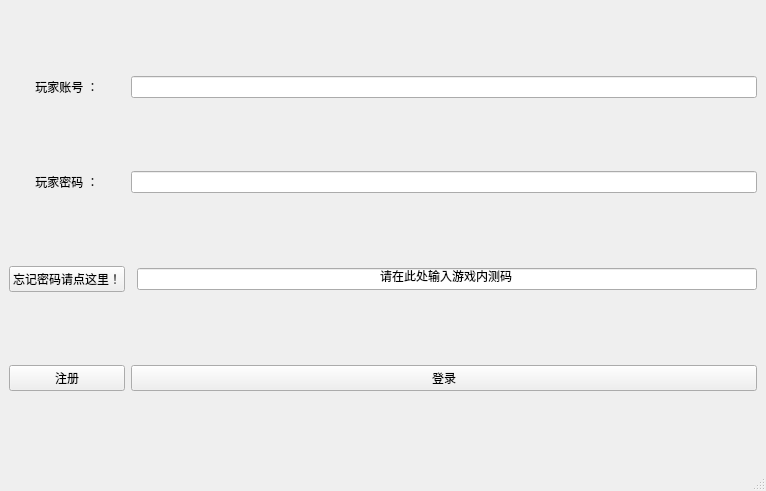
<?xml version="1.0" encoding="UTF-8"?>
<ui version="4.0">
 <class>Log_In</class>
 <widget class="QMainWindow" name="Log_In">
  <property name="geometry">
   <rect>
    <x>0</x>
    <y>0</y>
    <width>766</width>
    <height>491</height>
   </rect>
  </property>
  <property name="windowTitle">
   <string>MainWindow</string>
  </property>
  <widget class="QWidget" name="centralwidget">
   <layout class="QGridLayout" name="gridLayout">
    <item row="0" column="1" colspan="2">
     <widget class="QLineEdit" name="Username">
      <property name="alignment">
       <set>Qt::AlignCenter</set>
      </property>
     </widget>
    </item>
    <item row="1" column="0">
     <widget class="QLabel" name="label_2">
      <property name="text">
       <string>玩家密码 ：</string>
      </property>
      <property name="alignment">
       <set>Qt::AlignCenter</set>
      </property>
     </widget>
    </item>
    <item row="1" column="1" colspan="2">
     <widget class="QLineEdit" name="Pwd">
      <property name="echoMode">
       <enum>QLineEdit::Password</enum>
      </property>
      <property name="alignment">
       <set>Qt::AlignCenter</set>
      </property>
     </widget>
    </item>
    <item row="0" column="0">
     <widget class="QLabel" name="label">
      <property name="text">
       <string>玩家账号 ：</string>
      </property>
      <property name="alignment">
       <set>Qt::AlignCenter</set>
      </property>
     </widget>
    </item>
    <item row="8" column="1" colspan="2">
     <widget class="QPushButton" name="pushButton_login">
      <property name="text">
       <string>登录</string>
      </property>
     </widget>
    </item>
    <item row="8" column="0">
     <widget class="QPushButton" name="pushButton_create">
      <property name="text">
       <string>注册</string>
      </property>
     </widget>
    </item>
    <item row="3" column="2">
     <widget class="QLineEdit" name="lineEdit">
      <property name="cursor">
       <cursorShape>ArrowCursor</cursorShape>
      </property>
      <property name="text">
       <string>请在此处输入游戏内测码</string>
      </property>
      <property name="alignment">
       <set>Qt::AlignCenter</set>
      </property>
     </widget>
    </item>
    <item row="3" column="0">
     <widget class="QPushButton" name="pushButton">
      <property name="text">
       <string>忘记密码请点这里！</string>
      </property>
     </widget>
    </item>
   </layout>
  </widget>
  <widget class="QMenuBar" name="menubar">
   <property name="geometry">
    <rect>
     <x>0</x>
     <y>0</y>
     <width>766</width>
     <height>17</height>
    </rect>
   </property>
  </widget>
  <widget class="QStatusBar" name="statusbar"/>
 </widget>
 <resources/>
 <connections/>
</ui>
